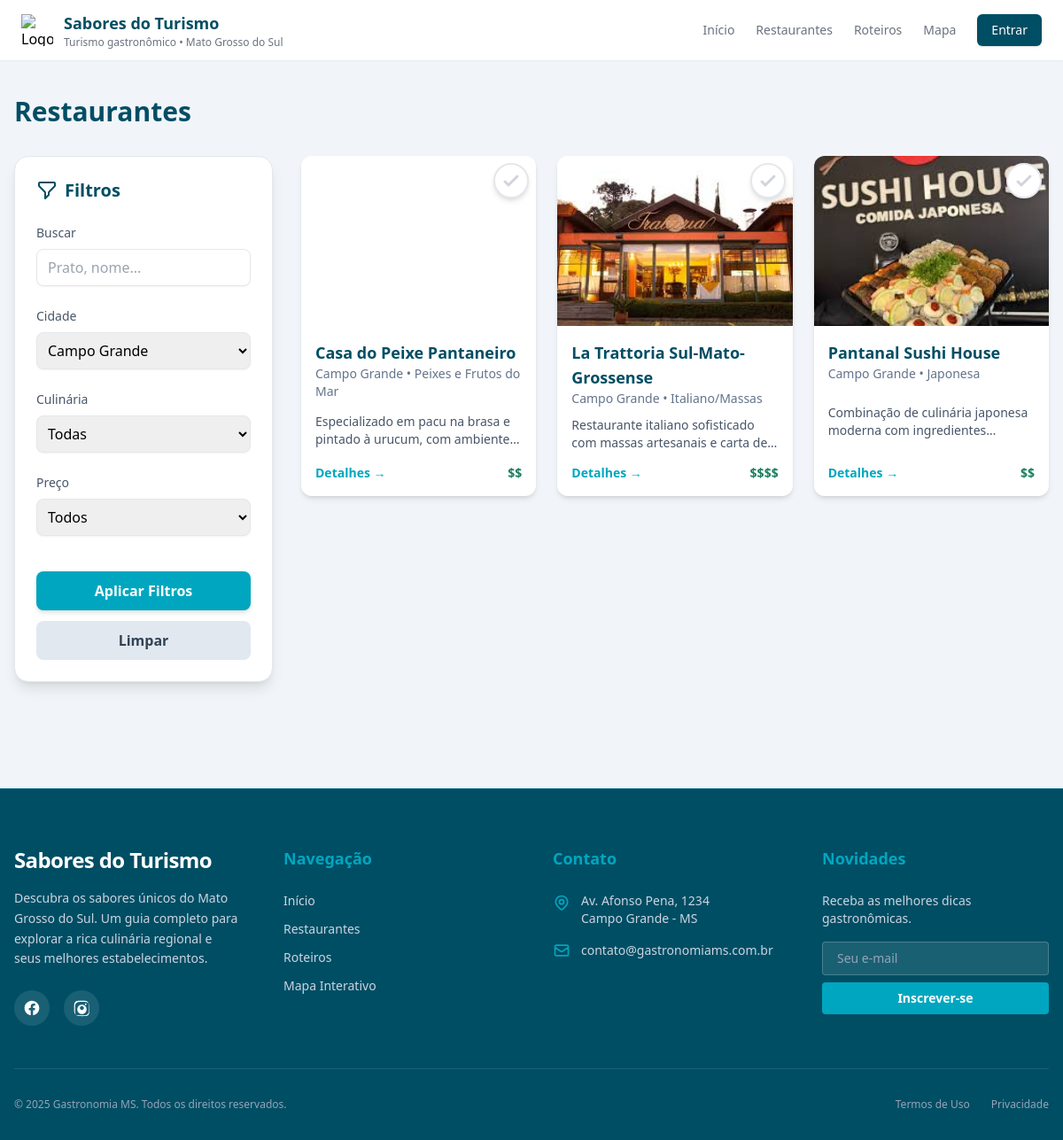
Page /View/pages/restaurantes.php?cidade=Campo Grande on the committed database.
### tables this page shows
CREATE TABLE restaurantes (
  id INT AUTO_INCREMENT PRIMARY KEY,
  nome VARCHAR(200) NOT NULL,
  cidade varchar(255) NULL,
  categoria ENUM('Regional', 'Peixes e Frutos do Mar', 'Churrascaria', 'Comida Caseira', 'Italiano/Massas', 'Japonesa', 'Lanches e Porções'),
  descricao LONGTEXT,
  endereco VARCHAR(255),
  lat varchar(255),
  log varchar(255),
  horario_funcionamento VARCHAR(255),
  faixa_preco ENUM('barato','moderado','caro', 'sofisticado'),
  caminho_imagem VARCHAR(255),
  criado_em DATETIME NOT NULL DEFAULT CURRENT_TIMESTAMP,
  atualizado_em DATETIME NULL ON UPDATE CURRENT_TIMESTAMP
);

### Config/database.php (called while the page is built)
<?php
class Database
{
    private $host = "localhost";
    private $port = "3306";
    private $dbName = "saboresdoturismo";
    private $user = "root";
    private $password = "010206";
    public function conectar()
    {
        $url = "mysql:host=$this->host;port=$this->port;dbname=$this->dbName";
        $conn = new PDO($url, $this->user, $this->password);
        return $conn;
    }
}
?>

### Model/restauranteModel.php (called while the page is built, shortened)
<?php
require_once __DIR__ . '/../Config/database.php';
class RestauranteModel
{
    protected $conn;
    protected $tabela = "restaurantes";
    public function __construct()
    {
        $database = new Database();
        $this->conn = $database->conectar();
    }
    public function buscarRestaurantesPorFiltro($filtros = [])
    {
        try {
            $sql = "SELECT r.*, COALESCE(AVG(a.nota), 0) as media_avaliacao
                    FROM {$this->tabela} r
                    LEFT JOIN avaliacoes a ON r.id = a.referencia_id
                    WHERE 1=1";
            $params = [];
            if (!empty($filtros['cidade'])) {
                $sql .= " AND r.cidade = :cidade";
                $params[':cidade'] = $filtros['cidade'];
            }
            $sql .= " GROUP BY r.id";
            $sql .= " ORDER BY r.nome ASC";
            $stmt = $this->conn->prepare($sql);
            foreach ($params as $key => $val) {
                $stmt->bindValue($key, $val);
            }
            $stmt->execute();
            return $stmt->fetchAll(PDO::FETCH_ASSOC);
        } catch (PDOException $e) {
            error_log("Erro ao buscar restaurantes por filtro: " . $e->getMessage());
            return [];
        }
    }
}

### View/components/cardRestaurante.php (the view, shortened to what this page needs)
<?php
function cardRestaurante($img, $nome, $cidade, $culinaria, $rating, $preco, $desc, $id, $visitado = false)
{
    if (is_string($preco)) {
        $preco = strtolower($preco);
        if ($preco === 'barato')
            $preco = 1;
        elseif ($preco === 'moderado')
            $preco = 2;
        elseif ($preco === 'caro')
            $preco = 3;
        elseif ($preco === 'sofisticado')
            $preco = 4;
        else
            $preco = (int) $preco;
    }
    $preco = max(1, min(4, (int) $preco));
    $priceLabel = str_repeat("$", $preco);
    $checked = $visitado ? 'checked' : '';
    $tooltip = $visitado ? 'Marcar como não visitado' : 'Marcar como visitado';
    return "
    <article class='bg-white rounded-xl shadow-md hover:shadow-lg transition overflow-hidden relative group'>
        <div class=\"h-48 w-full bg-cover bg-center\" style=\"background-image:url('$img')\">
            <div class='absolute top-2 right-2'>
                <label class='cursor-pointer flex items-center justify-center w-10 h-10 bg-white rounded-full shadow-md border-2 border-gray-200 hover:border-[#00a6bf] transition-all duration-200 check-label' title='$tooltip'>
                    <input type='checkbox' class='hidden toggle-visita' data-id='$id' $checked>
                    <svg xmlns='http://www.w3.org/2000/svg' class='h-6 w-6 text-gray-300 check-icon transition-colors duration-200' fill='none' viewBox='0 0 24 24' stroke='currentColor'>
                        <path stroke-linecap='round' stroke-linejoin='round' stroke-width='3' d='M5 13l4 4L19 7' />
                    </svg>
                </label>
            </div>
        </div>
        <div class='p-4 flex flex-col justify-between h-48'>
            <div>
                <h3 class='text-lg font-semibold text-[#004e64]'>$nome</h3>
                <p class='text-sm text-slate-500'>$cidade • $culinaria</p>
            </div>
            <p class='text-sm text-slate-600 mt-2 line-clamp-2'>$desc</p>
            <div class='flex items-center justify-between mt-3'>
                <a href='/hackathon/View/pages/detalhesRestaurante.php?id=$id'
                   class='text-sm font-semibold text-[#00a6bf] hover:underline'>
                    Detalhes →
                </a>
                <span class='text-sm font-bold text-[#1b7f5f]'>$priceLabel</span>
            </div>
        </div>
    </article>
    ";
}

### View/pages/restaurantes.php (shortened to what this page needs)
<?php require_once '../components/head.php'; ?>
<body class="bg-slate-100">
    <?php require_once '../components/navbar.php'; ?>
    <main class="max-w-7xl mx-auto px-4 py-10">
        <h1 class="text-3xl font-extrabold text-[#004e64] mb-8">
            Restaurantes
        </h1>
        <div class="flex flex-col lg:flex-row gap-8">
            <aside class="w-full lg:w-1/4 shrink-0">
                <?php require_once '../components/filtros_sidebar.php'; ?>
            </aside>
            <div class="flex-1">
                <?php
                require_once '../../Model/restauranteModel.php';
                $restauranteModel = new RestauranteModel();
                $filtros = [
                    'q' => $_GET["q"] ?? "",
                    'cidade' => $_GET["cidade"] ?? "",
                    'culinaria' => $_GET["culinaria"] ?? "",
                    'preco' => $_GET["preco"] ?? "",
                    'rating' => $_GET["rating"] ?? ""
                ];
                $filtrados = $restauranteModel->buscarRestaurantesPorFiltro($filtros);
                $visitadosIds = [];
                ?>
                <section class="grid gap-6 sm:grid-cols-2 lg:grid-cols-3">
                    <?php
                    require_once '../components/cardRestaurante.php';
                    foreach ($filtrados as $r) {
                        $visitado = in_array($r['id'], $visitadosIds);
                        echo cardRestaurante(
                            $r["caminho_imagem"] ?? 'https://via.placeholder.com/400x300',
                            $r["nome"],
                            $r["cidade"],
                            $r["categoria"],
                            round($r["media_avaliacao"] ?? 0),
                            $r["faixa_preco"],
                            $r["descricao"],
                            $r["id"],
                            $visitado
                        );
                    }
                    ?>
                </section>
            </div>
        </div>
    </main>
    <?php require_once '../components/footer.php'; ?>
</body>
</html>

### View/assets/css/global.css (style rules this page uses)
:root { --pantanal-azul: #004e64; --pantanal-ciano: #00a6bf; --pantanal-dourado: #f2c14e; --pantanal-verde: #1b7f5f; --muted: #6b7280; --bg-light: #f8fafc; --bg-card: #ffffff; --shadow-soft: 0 2px 6px rgba(0, 0, 0, 0.07); --shadow-medium: 0 4px 12px rgba(0, 0, 0, 0.1); }

### rows in the picture
restaurantes: nome "Casa do Peixe Pantaneiro", cidade "Campo Grande", categoria "Peixes e Frutos do Mar", descricao "Especializado em pacu na brasa e pintado à urucum, com…", faixa_preco "$$"
restaurantes: caminho_imagem (picture), nome "La Trattoria Sul-Mato-Grossense", cidade "Campo Grande", categoria "Italiano/Massas", descricao "Restaurante italiano sofisticado com massas artesanais e carta…", faixa_preco "$$$$"
restaurantes: caminho_imagem (picture), nome "Pantanal Sushi House", cidade "Campo Grande", categoria "Japonesa", descricao "Combinação de culinária japonesa moderna com…", faixa_preco "$$"

### other values in the picture
form field cidade "Campo Grande"
